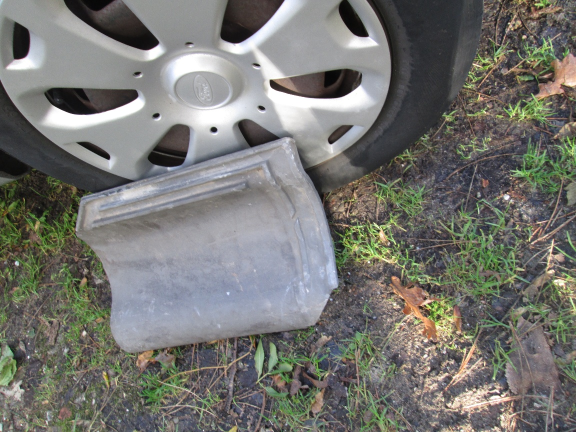
#> input picture code/data_analysis/dataset_mini/d0000_b_blw_g_OVH/d0000_b_blw_g_OVH (2).png, 1152 x 864 px (shown at 1/2 size); its folder holds 3 pictures in this run
$ python original_color_channel_plotter.py
#> lines starting #> are read from the running program, lines starting #| are printed output that depends on the picture
import os
import cv2
import matplotlib.pyplot as plt
import numpy as np
import random

# List all image files (including subdirectories) in the folder and return array
def get_images_in_folder(folder_path):
#> called with folder_path = 'code/data_analysis/dataset_mini'
    image_files = []
    for root, dirs, files in os.walk(folder_path):
        for file in files:
            if file.lower().endswith('.png'):
                input_path = os.path.join(root, file)
                image_files.append(input_path)
    return image_files

# Select 1 random image and return
def select_random_images(folder_path, num_images=3):
    image_files = get_images_in_folder(folder_path)

    # Check if images are present in folder
    if len(image_files) < num_images:
        print(f"Insufficient number of images ({num_images}) in the specified folder and its subdirectories.")
        return []

    selected_images = random.sample(image_files, num_images)
    return selected_images

# Calculate BGR values from image
def calculate_histograms(img):
    img_rgb = cv2.cvtColor(img, cv2.COLOR_BGR2RGB)

    hist_blue = cv2.calcHist([img_rgb], [0], None, [256], [0, 256])
    hist_green = cv2.calcHist([img_rgb], [1], None, [256], [0, 256])
    hist_red = cv2.calcHist([img_rgb], [2], None, [256], [0, 256])

    return hist_blue, hist_green, hist_red

# Plot images and their corresponding histograms
def show_images_with_histograms(image_files):
    num_images = len(image_files)
    fig, axes = plt.subplots(num_images, 2, figsize=(12, 5*num_images))

    for i, image_file in enumerate(image_files):
        img = cv2.imread(image_file)
#> img is the input picture: shape (864, 1152, 3); mean B, G, R 113, 117.5, 117.5
        img_rgb = cv2.cvtColor(img, cv2.COLOR_BGR2RGB)

        # Get RGB image and put in array axes
        axes[i, 0].imshow(img_rgb)
        axes[i, 0].axis('off')
        axes[i, 0].set_title(f'Image {i+1}')

        # Get corresponding histogram values and put in array axes
        hist_blue, hist_green, hist_red = calculate_histograms(img)
#> in calculate_histograms, `hist_blue = cv2.calcHist([img_rgb], [0], None, [256], [0, 256])`: hist_blue = 256 values, max 11451 at index 157, min 0 at index 1, mean 3888
#> in calculate_histograms, `hist_green = cv2.calcHist([img_rgb], [1], None, [256], [0, 256])`: hist_green = 256 values, max 12197 at index 158, min 0 at index 0, mean 3888
#> in calculate_histograms, `hist_red = cv2.calcHist([img_rgb], [2], None, [256], [0, 256])`: hist_red = 256 values, max 8517 at index 255, min 10 at index 1, mean 3888
        axes[i, 1].plot(hist_blue, color='blue', label='Blue Channel')
        axes[i, 1].plot(hist_green, color='green', label='Green Channel')
        axes[i, 1].plot(hist_red, color='red', label='Red Channel')
        axes[i, 1].set_title('')
        axes[i, 1].set_xlabel('Pixel Intensity')
        axes[i, 1].set_ylabel('Frequency')
        axes[i, 1].legend()

    plt.tight_layout()
    plt.show()
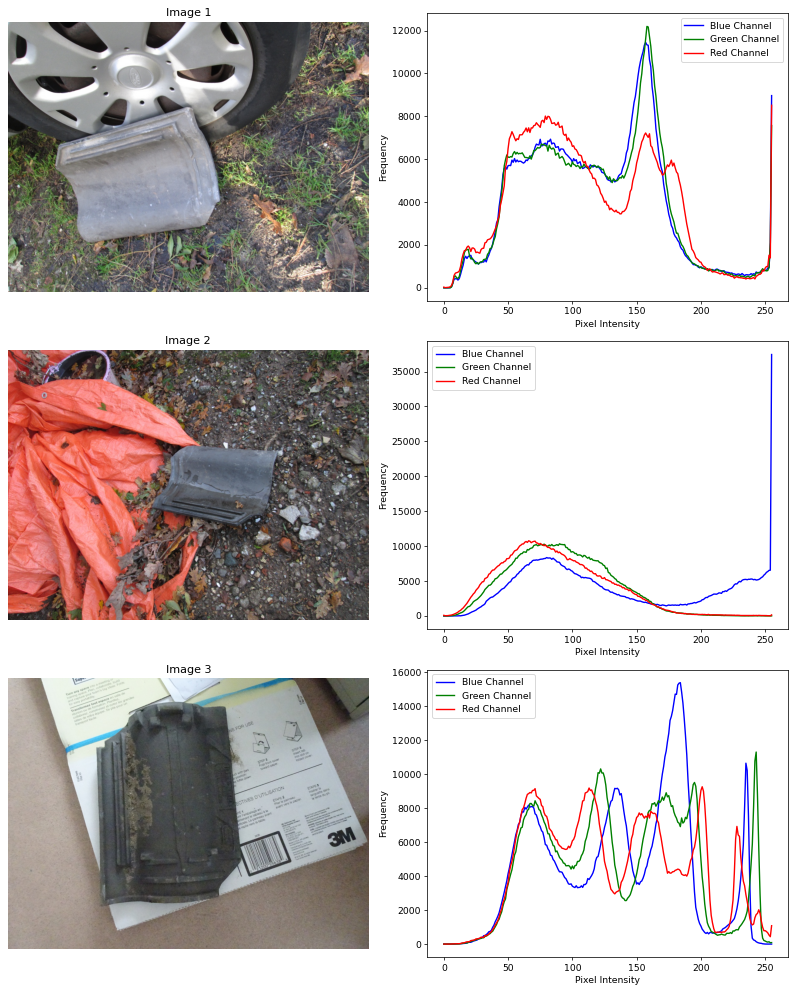
#> figure drawn by matplotlib, 6 panels; panel 2: curve peaks at x = 157, y = 11451; panel 2: curve peaks at x = 158, y = 12197; panel 2: curve peaks at x = 255, y = 8517; panel 4: curve peaks at x = 255, y = 37437

# Get 3 random images
def show_random_images_with_histograms(folder_path, num_images=3):
    selected_images = select_random_images(folder_path, num_images)

    # Display the original images and their histograms in one figure
    show_images_with_histograms(selected_images)

folder_path = "code/data_analysis/dataset_mini"
show_random_images_with_histograms(folder_path)
